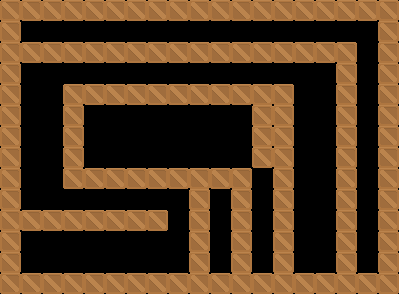

This is a level from a 2D game, rendered from its Tiled map with the project's own tilesets. A one-line summary and the complete map file follow:
An orthogonal 19x14 tile map with 21x21 px tiles, 2 tile layers (frente, fundo) and 8 objects (player).

<map version="1.0" orientation="orthogonal" renderorder="right-down" width="19" height="14" tilewidth="21" tileheight="21" nextobjectid="18">
 <tileset firstgid="1" name="spritesheet" tilewidth="21" tileheight="21" spacing="2" margin="2" tilecount="900" columns="30">
  <image source="spritesheet.png" width="692" height="692" />
 </tileset>
 <layer name="frente" width="19" height="14">
  <data encoding="csv">
191,191,191,191,191,191,191,191,191,191,191,191,191,191,191,191,191,191,191,
191,200,0,0,0,0,0,0,0,0,0,0,0,0,0,0,0,0,191,
191,191,191,191,191,191,191,191,191,191,191,191,191,191,191,191,191,0,191,
191,0,0,0,0,0,0,0,0,0,0,0,0,0,0,0,191,0,191,
191,0,0,191,191,191,191,191,191,191,191,191,191,191,0,0,191,0,191,
191,0,0,191,200,200,200,0,0,0,0,0,191,191,0,0,191,200,191,
191,0,0,191,0,0,0,0,0,0,0,0,191,191,0,0,191,200,191,
191,0,0,191,0,0,0,0,0,0,0,0,191,191,0,0,191,200,191,
191,0,0,191,191,191,191,191,191,191,191,191,0,191,0,0,191,200,191,
191,0,0,0,0,0,0,0,0,191,0,191,0,191,0,0,191,200,191,
191,191,191,191,191,191,191,191,0,191,0,191,0,191,0,0,191,0,191,
191,0,0,0,0,0,0,0,0,191,0,191,0,191,0,0,191,0,191,
191,0,0,0,0,0,0,0,0,191,0,191,0,191,0,0,191,0,191,
191,191,191,191,191,191,191,191,191,191,191,191,191,191,191,191,191,191,191
</data>
 </layer>
 <layer name="fundo" width="19" height="14">
  <data encoding="csv">
0,0,0,0,0,0,0,0,0,0,0,0,0,0,0,0,0,0,0,
0,0,0,0,0,0,0,0,0,0,0,0,0,0,0,0,0,0,0,
0,0,0,0,0,0,0,0,0,0,0,0,0,0,0,0,0,0,0,
0,0,0,0,0,0,0,0,0,0,0,0,0,0,0,0,0,0,0,
0,0,0,0,0,0,0,0,0,0,0,0,0,0,0,0,0,0,0,
0,0,0,0,0,0,0,0,0,0,0,0,0,0,0,0,0,0,0,
0,0,0,0,0,0,0,0,0,0,0,0,0,0,0,0,0,0,0,
0,0,0,0,0,0,0,0,0,0,0,0,0,0,0,0,0,0,0,
0,0,0,0,0,0,0,0,0,0,0,0,0,0,0,0,0,0,0,
0,0,0,0,0,0,0,0,0,0,0,0,0,0,0,0,0,0,0,
0,0,0,0,0,0,0,0,0,0,0,0,0,0,0,0,0,0,0,
0,0,0,0,0,0,0,0,0,0,0,0,0,0,0,0,0,0,0,
0,0,0,0,0,0,0,0,0,0,0,0,0,0,0,0,0,0,0,
0,0,0,0,0,0,0,0,0,0,0,0,0,0,0,0,0,0,0
</data>
 </layer>
 <objectgroup name="Objetos">
  <object id="7" gid="235" x="103" y="210" width="21" height="21">
   <properties>
    <property name="numBullet" type="float" value="6" />
    <property name="phase" type="float" value="30" />
   </properties>
  </object>
  <object id="8" name="player" gid="171" x="22" y="272" width="21" height="21" />
  <object id="10" gid="311" x="306" y="264" width="21" height="21" />
  <object id="13" gid="235" x="84" y="42" width="21" height="21">
   <properties>
    <property name="phase" type="float" value="22.5" />
   </properties>
  </object>
  <object id="14" gid="235" x="357" y="168" width="21" height="21">
   <properties>
    <property name="delay" type="float" value="1000" />
    <property name="phase" type="float" value="22.5" />
   </properties>
  </object>
  <object id="15" gid="235" x="357" y="210" width="21" height="21">
   <properties>
    <property name="phase" type="float" value="22.5" />
   </properties>
  </object>
  <object id="16" gid="235" x="357" y="126" width="21" height="21">
   <properties>
    <property name="phase" type="float" value="22.5" />
   </properties>
  </object>
  <object id="17" gid="235" x="147" y="42" width="21" height="21">
   <properties>
    <property name="phase" type="float" value="22.5" />
   </properties>
  </object>
 </objectgroup>
</map>
